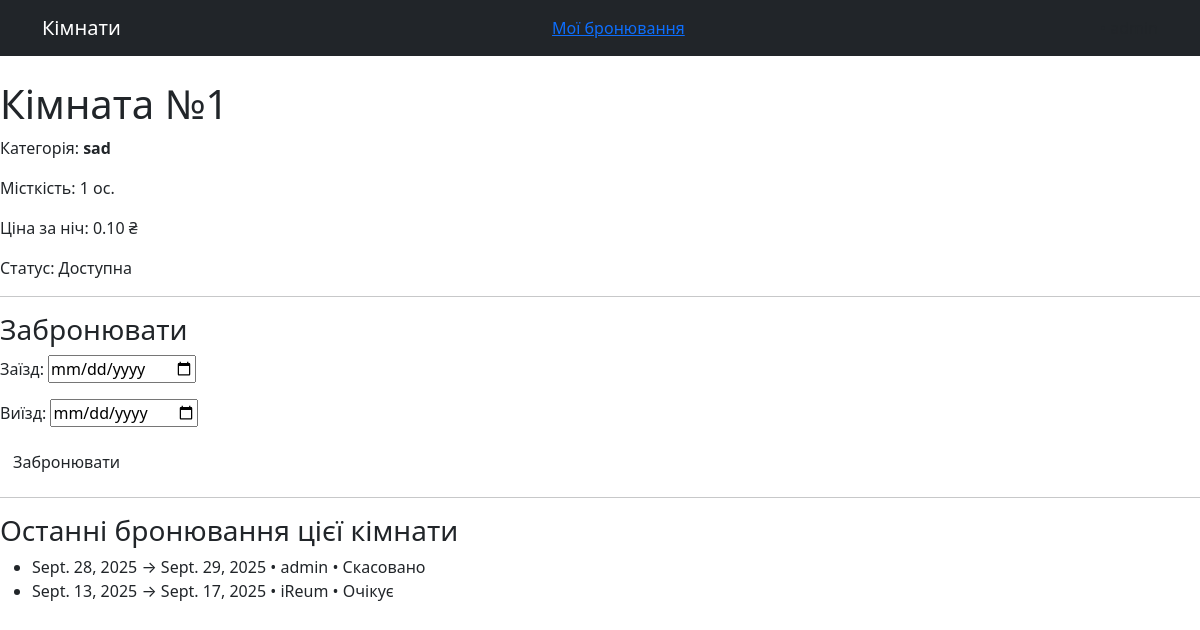
The app's page /rooms/1/ (signed in) with its own data.
### reserve_app/models.py (models this page shows, shortened)
class TimeStampedModel(models.Model):
    created_at = models.DateTimeField(auto_now_add=True, verbose_name="Створено")
    updated_at = models.DateTimeField(auto_now=True, verbose_name="Оновлено")
    class Meta:
        abstract = True

class Room(TimeStampedModel):
    number = models.CharField(max_length=10, unique=True, verbose_name="Номер кімнати")
    floor = models.PositiveSmallIntegerField(default=1, verbose_name="Поверх")
    category = models.ForeignKey(
        RoomCategory,
        on_delete=models.PROTECT,
        related_name="rooms",
        verbose_name="Категорія",
    )
    is_active = models.BooleanField(default=True, verbose_name="Доступна для бронювання")
    class Meta:
        db_table = "room"
        verbose_name = "Кімната"
        verbose_name_plural = "Кімнати"
        ordering = ["number"]
        indexes = [models.Index(fields=["category", "number"])]

class RoomCategory(TimeStampedModel):
    name = models.CharField(max_length=100, unique=True, verbose_name="Назва")
    capacity = models.PositiveSmallIntegerField(default=1, verbose_name="Місткість, осіб")
    price_per_night = models.DecimalField(max_digits=8, decimal_places=2, verbose_name="Ціна за ніч")
    description = models.TextField(blank=True, verbose_name="Опис")
    is_active = models.BooleanField(default=True, verbose_name="Активна")
    class Meta:
        db_table = "room_category"
        verbose_name = "Категорія кімнати"
        verbose_name_plural = "Категорії кімнат"
        ordering = ["name"]
        indexes = [models.Index(fields=["name"])]

class Booking(TimeStampedModel):
    room = models.ForeignKey(
        Room, on_delete=models.PROTECT, related_name="bookings", verbose_name="Кімната"
    )
    user = models.ForeignKey(
        User, on_delete=models.PROTECT, related_name="bookings", verbose_name="Користувач"
    )
    check_in = models.DateField(verbose_name="Заїзд")
    check_out = models.DateField(verbose_name="Виїзд")
    status = models.CharField(
        max_length=10,
        choices=BookingStatus.choices,
        default=BookingStatus.PENDING,
        verbose_name="Статус",
    )
    comment = models.TextField(blank=True, verbose_name="Коментар")
    class Meta:
        db_table = "booking"
        verbose_name = "Бронювання"
        verbose_name_plural = "Бронювання"
        ordering = ["-created_at"]
        constraints = [
            models.CheckConstraint(
                check=Q(check_out__gt=F("check_in")),
                name="check_out_gt_check_in",
            )
        ]
        indexes = [
            models.Index(fields=["room", "check_in", "check_out"]),
            models.Index(fields=["status"]),
            models.Index(fields=["user"]),
        ]

### reserve_app/views.py (the view)
# urls.py: path('rooms/<int:pk>/', views.room_detail, name='room_detail'),
def room_detail(request, pk: int):
    room = get_object_or_404(Room.objects.select_related("category"), pk=pk)
    if request.method == 'POST':
        if not request.user.is_authenticated:
            messages.error(request, 'Login to reserve a room')
            return redirect(reverse('reserve_app/room_detal', args=[room.pk]))
        instance = Booking(room=room, user=request.user)
        form = BookingForm(request.POST, instance=instance)
        if form.is_valid():
            try:
                with transaction.atomic():
                    form.save()
            except (ValidationError, IntegrityError) as e:
                form.add_error(None, getattr(e, 'message', str(e)))
            else:
                messages.success(request, 'You have booked it successfully! Wait for the confirm!')
                return redirect('reserve_app/my_bookings')
    else:
        form = BookingForm()
    last_bookings = (
        room.bookings.select_related('user').order_by('-created_at')[:5]
    )
    ctx = {'room':room, 'form': form, "last_bookings": last_bookings}
    return render(request, 'reserve_app/room_detail.html', ctx)

### reserve_app/forms.py
class BookingForm(forms.ModelForm):
    class Meta:
        model = Booking
        fields = ("check_in", 'check_out')
        widgets = {
            "check_in": forms.DateInput(attrs={'type': 'date'}),
            "check_out": forms.DateInput(attrs={'type': 'date'}),
        }

### templates/reserve_app/room_detail.html (shortened to what this page needs)
{% extends "reserve_app/base.html" %}
{% block content %}
<h1>Кімната №{{ room.number }}</h1>
<p>Категорія: <b>{{ room.category.name }}</b></p>
<p>Місткість: {{ room.category.capacity }} ос.</p>
<p>Ціна за ніч: {{ room.category.price_per_night }} ₴</p>
<p>Статус: {% if room.is_active %}Доступна{% else %}Вимкнено{% endif %}</p>
<hr>
<h3>Забронювати</h3>
{% if request.user.is_authenticated %}
  <form method="post">
    {{ form.as_p }}
    <button class="btn" type="submit">Забронювати</button>
  </form>
{% else %}
  <p>Щоб бронювати, <a class="btn" href="/admin/login/?next={{ request.path }}">Увійдіть</a>.</p>
{% endif %}
<hr>
<h3>Останні бронювання цієї кімнати</h3>
<ul>
  {% for b in last_bookings %}
    <li>{{ b.check_in }} → {{ b.check_out }} • {{ b.user.username }} • {{ b.get_status_display }}</li>
  {% empty %}
    <li>Поки немає.</li>
  {% endfor %}
</ul>
{% endblock %}

### static/reserve_app/styles.css (style rules this page uses)
body { scroll-behavior: smooth; }

### records on screen
Room: number "1", category.name "sad", category.capacity "1", category.price_per_night "0.10"
Booking: check_in "Sept. 28, 2025", check_out "Sept. 29, 2025", user.username "admin", status "Скасовано"
Booking: check_in "Sept. 13, 2025", check_out "Sept. 17, 2025", user.username "iReum", status "Очікує"
